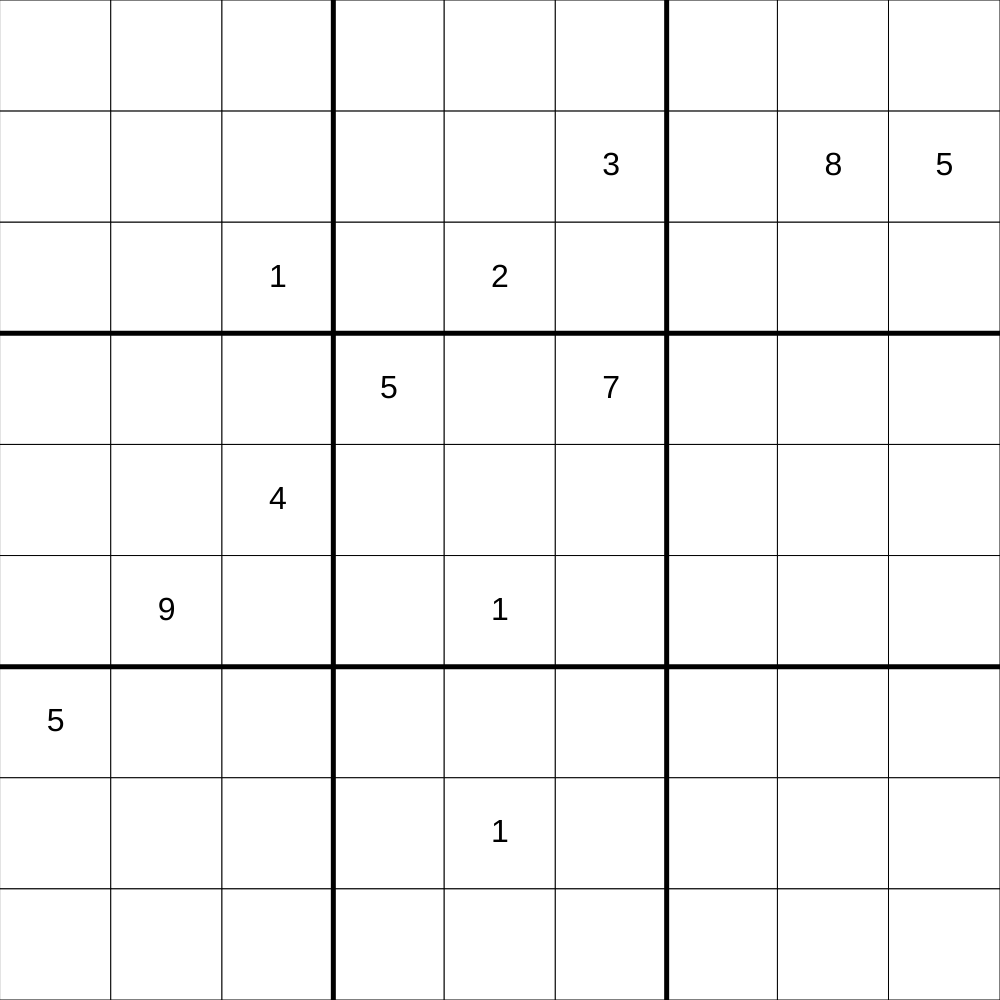
Frame 1 (no input)
Frame 60 (no input): identical to frame 1, image omitted
Frame 120 (the mouse pressed at the canvas centre since frame 60): identical to frame 1, image omitted

The p5.js sketch that drew this single still picture (run headless with seeded random() and noise() and a simulated clock; from frame 60 on, the mouse is pressed at the canvas centre):

// p5.js sketch
// ── sketch.js
// 2D Array Demo -- Drawing a Grid
// Schellenberg
// March 20, 2023

let grid = [[0, 0, 0, 0, 0, 0, 0, 0, 0],
            [0, 0, 0, 0, 0, 3, 0, 8, 5],
            [0, 0, 1, 0, 2, 0, 0, 0, 0],
            [0, 0, 0, 5, 0, 7, 0, 0, 0],
            [0, 0, 4, 0, 0, 0, 0, 0, 0],
            [0, 9, 0, 0, 1, 0, 0, 0, 0],
            [5, 0, 0, 0, 0, 0, 0, 0, 0],
            [0, 0, 0, 0, 1, 0, 0, 0, 0],
            [0, 0, 0, 0, 0, 0, 0, 0, 0],];


const ROWS = 9;
const COLS = 9;
let cellSize;

function setup() {
  if (windowWidth < windowHeight) {
    createCanvas(windowWidth, windowWidth);
  } else {
    createCanvas(windowHeight, windowHeight);
  }
  

  if (width < height) {
    cellSize = width/ROWS;
  }
  else {
    cellSize = height/ROWS;
  }
}

function draw() {
  background(220);
  displayGrid();
  drawBoxes();
}

function drawBoxes() {
  strokeWeight(5);
  //vert lines
  line(3 * cellSize, 0, 3*cellSize, height);
  line(6 * cellSize, 0, 6*cellSize, height);

  // hori lines
  line(0, 3*cellSize, width, 3*cellSize);
  line(0, 6*cellSize, width, 6*cellSize);
}

function displayGrid() {
  strokeWeight(1);
  for (let y = 0; y < ROWS; y++) {
    for (let x = 0; x < COLS; x++) {
      fill("white");
      rect(x * cellSize, y * cellSize, cellSize, cellSize);
      if(grid[y][x] !== 0) {
      fill("black");
      textAlign(CENTER, CENTER);
      textSize(32);
      text(grid[y][x], x * cellSize + cellSize/2, y * cellSize + cellSize/2);
    }
    }
  }
}
